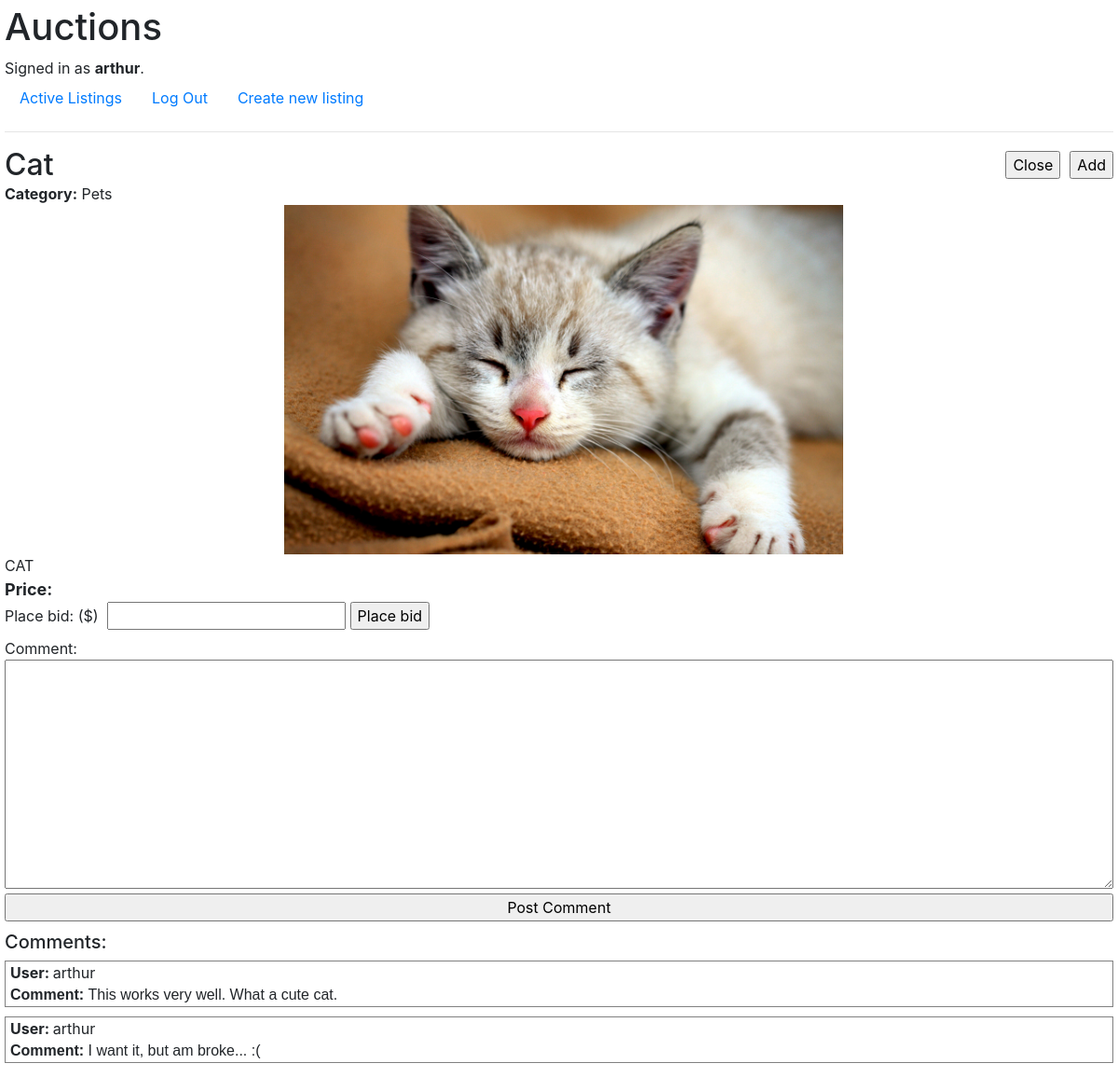
Page /1 (signed in) on the committed database.
### auctions/models.py (models this page shows, shortened)
class User(AbstractUser):
    watchlist = models.ManyToManyField(
        "Listing", blank=True, related_name="watchers")

class Listing(models.Model):
    user = models.ForeignKey(
        settings.AUTH_USER_MODEL, on_delete=CASCADE, related_name="owner")
    bidder = models.ForeignKey(
        settings.AUTH_USER_MODEL,
        on_delete=SET_NULL,
        null=True,
        blank=True,
        related_name="bidder"
    )
    active = models.BooleanField(default=True)
    title = models.CharField(max_length=100)
    description = models.CharField(max_length=1000)
    price = MoneyField(
        verbose_name="Starting bid in $:",
        max_digits=14, decimal_places=2, default_currency="USD")
    image = models.ImageField(upload_to="uploads/",
                              verbose_name="Product image", blank=True)
    CATEGORY_CHOICES = [
        ("Pets", "Pets"),
        ("Furniture", "Furniture"),
        ("Cars", "Cars"),
        ("Human Parts", "Human Parts"),
        ("Houses", "Houses")
    ]
    category = models.CharField(
        max_length=100, blank=True, choices=CATEGORY_CHOICES)

class Comment(models.Model):
    listing = models.ForeignKey(
        Listing, on_delete=CASCADE, related_name="comments")
    user = models.ForeignKey(User, on_delete=CASCADE, related_name="author")
    text = models.CharField(
        max_length=1000,
        verbose_name="Comment:"
    )

### auctions/views.py (the view, shortened to what this page needs)
# urls.py: path("<int:listing_id>", views.listing, name="listing"),
def listing(request, listing_id):
    listing_inst = Listing.objects.get(id=listing_id)
    if request.method == "POST":
        action = request.POST["action"]
        if action == "Close":
            listing_inst.active = False
            listing_inst.save()
        return HttpResponseRedirect(reverse("listing", args=[listing_inst.id]))
    if request.user.is_authenticated:
        try:
            request.user.watchlist.get(id=listing_id)
        except ObjectDoesNotExist:
            watchlist_message = "Add to watchlist"
            action = "add"
        else:
            watchlist_message = "Remove from watchlist"
            action = "remove"
        return render(request, "auctions/listing.html", {
            "listing": listing_inst,
            "watchlist_message": watchlist_message,
            "action": action,
            "bidding_form": BiddingForm(),
            "comment_form": CommentForm(),
            "comments": listing_inst.comments.all()
        })

### auctions/views.py
class BiddingForm(ModelForm):
    class Meta:
        model = Listing
        fields = ["price"]

class CommentForm(ModelForm):
    class Meta:
        model = Comment
        fields = ["text"]
        widgets = {
            "text": Textarea()
        }

### auctions/templates/auctions/listing.html (shortened to what this page needs)
{% extends "auctions/layout.html" %}
{% block body %}
<div class="listing-cont">
    <div class="title-watchlist-cont">
     {% if user.is_authenticated%}
        <div class="title-buttons">
            {% if user == listing.user %}
                <div class="close-button">
                    <form action={% url 'listing' listing.id %} method="POST">
                        <input type="submit" name="action" value="Close">
                    </form>
                </div>
            {% endif %}
            <form action={% url 'user_watchlist' listing.id %} method="POST">
                <input type="submit" value={{watchlist_message}}>
            </form>
        </div>
     {% else %}
        <div class="no-watchlist-mes">Please sign in to add this to your watchlist.</div>
     {% endif %}
        <h2 class="title">{{listing.title}}</h2>
    </div>
    <div class="category-cont">
        <strong>Category:</strong>
        {{listing.category}}
    </div>
    {% if listing.image %}
        <div class="image-cont">
            <img src="media/{{listing.image}}" alt="Product image">
        </div>
    {% endif %}
    <div class="description_cont">
        {{listing.description}}
    </div>
    <div class="price">
        <strong>
        {% load djmoney %}
        Price:
        </strong>
    </div>
    {% if listing.active == False %}
        The listing is closed, you can no longer bid.
    {% else %}
        {% if user.is_authenticated%}
        <div class="bid-form-cont">
            <form action={% url "make-bid" listing.id%} method="post">
                <label for="bidding">
                    <span class="label">Place bid: ($)</span>
                    {{bidding_form.price}}
                    <input type="submit" value="Place bid">
                </label>
            </form>
        </div>
        {% else %}
        Please sign in to place a bid.
        {% endif %}
    {% endif %}
    <div class="comment-cont">
        {% if user.is_authenticated %}
            <div class="comment-form">
                <form action={% url "make-comment" listing.id %} method="post">
                    {{comment_form}}
                    <input type="submit" value="Post Comment">
                </form>
            </div>
        {% else %}
        Please sign in to place a bid.
        {% endif %}
        <div class="comments">
        {% if comments %}
            <h5>Comments:</h5>
            {% for comment in comments%}
                <div class="comment-cont">
                    <div class="user">
                    <strong>User: </strong>{{comment.user}}</div>
                    <div class="text"><strong>Comment: </strong>{{comment.text}}</div>
                </div>
            {% endfor %}
        {% else %}
            <h5>There are no comments for this listing</h5>
        {% endif %}
        </div>
    </div>
</div>
{% endblock %}

### auctions/templates/auctions/layout.html (shortened to what this page needs)
{% load static %}
<!DOCTYPE html>
<html lang="en">
    <head>
        <link rel="stylesheet" href="https://stackpath.bootstrapcdn.com/bootstrap/4.4.1/css/bootstrap.min.css">
        <link href="{% static 'auctions/styles.css' %}" rel="stylesheet">
    </head>
    <body>
        <h1>Auctions</h1>
        <div>
            {% if user.is_authenticated %}
                Signed in as <strong>{{ user.username }}</strong>.
            {% else %}
                Not signed in.
            {% endif %}
        </div>
        <ul class="nav">
            <li class="nav-item">
                <a class="nav-link" href="{% url 'index' %}">Active Listings</a>
            </li>
            {% if user.is_authenticated %}
                <li class="nav-item">
                    <a class="nav-link" href="{% url 'logout' %}">Log Out</a>
                </li>
                <li class="nav-item">
                    <a class="nav-link" href="{% url 'new-listing' %}">Create new listing</a>
                </li>
            {% endif %}
        </ul>
        <hr>
        {% block body %}
        {% endblock %}
    </body>
</html>

### auctions/static/auctions/styles.css (style rules this page uses)
body { padding: 5px; }
.listing-cont { display: -webkit-box; display: -ms-flexbox; display: flex; -webkit-box-orient: vertical; -webkit-box-direction: normal; -ms-flex-direction: column; flex-direction: column; }
.listing-cont .title-watchlist-cont { display: -webkit-box; display: -ms-flexbox; display: flex; -webkit-box-orient: horizontal; -webkit-box-direction: normal; -ms-flex-direction: row; flex-direction: row; -webkit-box-pack: justify; -ms-flex-pack: justify; justify-content: space-between; -webkit-box-align: center; -ms-flex-align: center; align-items: center; }
.listing-cont .title-watchlist-cont .title { -webkit-box-ordinal-group: 0; -ms-flex-order: -1; order: -1; margin-bottom: 0px; }
.listing-cont .title-watchlist-cont .title-buttons { display: -webkit-box; display: -ms-flexbox; display: flex; -webkit-box-orient: horizontal; -webkit-box-direction: normal; -ms-flex-direction: row; flex-direction: row; }
.listing-cont .title-watchlist-cont .title-buttons .close-button { padding-right: 10px; }
.listing-cont .image-cont { width: 100vw; height: auto; display: -webkit-box; display: -ms-flexbox; display: flex; -webkit-box-orient: horizontal; -webkit-box-direction: normal; -ms-flex-direction: row; flex-direction: row; -webkit-box-pack: center; -ms-flex-pack: center; justify-content: center; }
.listing-cont .image-cont img { width: 100%; max-width: 600px; }
.listing-cont .price { font-size: large; }
.listing-cont .bid-form-cont { display: -webkit-box; display: -ms-flexbox; display: flex; -webkit-box-orient: horizontal; -webkit-box-direction: normal; -ms-flex-direction: row; flex-direction: row; -webkit-box-align: baseline; -ms-flex-align: baseline; align-items: baseline; }
.listing-cont .bid-form-cont .label { padding-right: 5px; }
.listing-cont .comment-cont { display: -webkit-box; display: -ms-flexbox; display: flex; -webkit-box-orient: vertical; -webkit-box-direction: normal; -ms-flex-direction: column; flex-direction: column; }
.listing-cont .comment-cont .comment-form form { display: -webkit-box; display: -ms-flexbox; display: flex; -webkit-box-orient: vertical; -webkit-box-direction: normal; -ms-flex-direction: column; flex-direction: column; }
.listing-cont .comment-cont .comment-form form label[for="id_text"] { margin-bottom: 0px; }
.listing-cont .comment-cont .comment-form form #id_text { margin-bottom: 5px; }
.listing-cont .comment-cont .comments { padding-top: 10px; }
.listing-cont .comment-cont .comments .comment-cont { border: 1px solid gray; margin-bottom: 10px; }
.listing-cont .comment-cont .comments .comment-cont .text, .listing-cont .comment-cont .comments .comment-cont .user { padding-left: 5px; }
.listing-cont .comment-cont .comments .comment-cont .text { font-family: sans-serif; }

### rows in the picture
User: username "arthur"
Listing: title "Cat", category "Pets", image (picture), description "CAT"
Comment: user "arthur", text "This works very well. What a cute cat."
Comment: user "arthur", text "I want it, but am broke... :("
